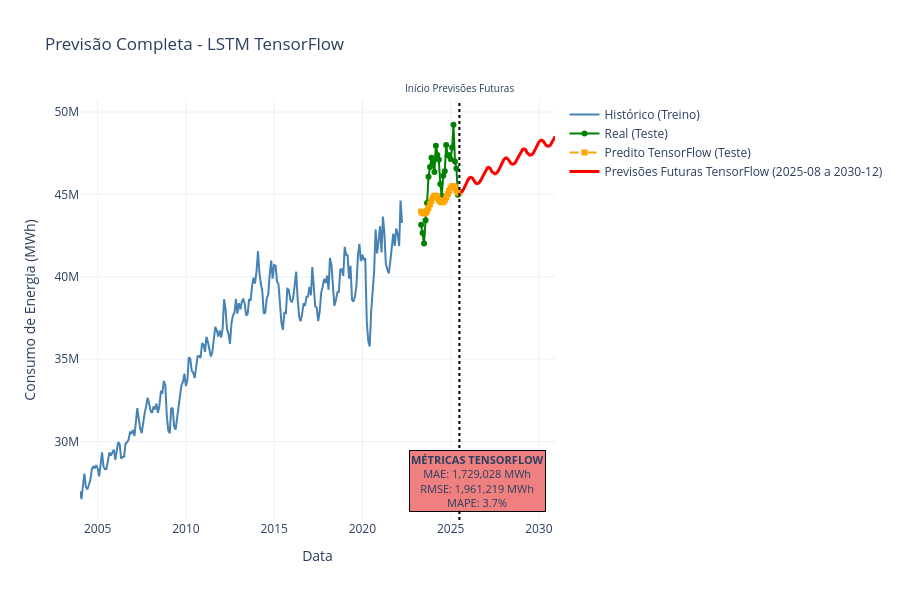

Notebook code cell kept with this figure:
### Code cell
#===============================================================
# GRÁFICO DE PREVISÕES
#===============================================================

fig = go.Figure()

# Histórico de treino
fig.add_trace(go.Scatter(
    x=y_train.index,
    y=y_train,
    mode='lines',
    name='Histórico (Treino)',
    line=dict(color='steelblue', width=2)
))

# Real no teste
fig.add_trace(go.Scatter(
    x=y_test_ajustado_tf.index,
    y=y_test_ajustado_tf,
    mode='lines+markers',
    name='Real (Teste)',
    line=dict(color='green', width=2),
    marker=dict(size=6)
))

# Predito no teste - TensorFlow
fig.add_trace(go.Scatter(
    x=y_test_ajustado_tf.index,
    y=y_pred_tf,
    mode='lines+markers',
    name='Predito TensorFlow (Teste)',
    line=dict(color='orange', width=2, dash='dash'),
    marker=dict(size=6, symbol='square')
))

# Previsões futuras
data_inicio_str = df_futuro_completo.index.min().strftime('%Y-%m')
data_fim_str = df_futuro_completo.index.max().strftime('%Y-%m')

fig.add_trace(go.Scatter(
    x=df_futuro_completo.index,
    y=y_futuro_tf,
    mode='lines',
    name=f'Previsões Futuras TensorFlow ({data_inicio_str} a {data_fim_str})',
    line=dict(color='red', width=3)
))

# Linha vertical
ultimo_real = y_test_ajustado_tf.index[-1]

fig.add_shape(
    type='line',
    x0=ultimo_real,
    x1=ultimo_real,
    y0=0,
    y1=1,
    yref='paper',
    line=dict(color='black', dash='dot', width=2)
)

fig.add_annotation(
    x=ultimo_real,
    y=1.05,
    yref='paper',
    text='Início Previsões Futuras',
    showarrow=False,
    font=dict(size=10)
)

# Box com métricas
textstr = f"<b>MÉTRICAS TENSORFLOW</b><br>MAE: {mae_tf:,.0f} MWh<br>RMSE: {rmse_tf:,.0f} MWh<br>MAPE: {mape_tf:.1f}%"

fig.add_annotation(
    text=textstr,
    xref='paper', yref='paper',
    x=0.98, y=0.02,
    xanchor='right', yanchor='bottom',
    showarrow=False,
    bgcolor='lightcoral',
    bordercolor='black',
    borderwidth=1,
    font=dict(size=11)
)

fig.update_layout(
    title='Previsão Completa - LSTM TensorFlow',
    xaxis_title='Data',
    yaxis_title='Consumo de Energia (MWh)',
    hovermode='x unified',
    height=600,
    template='plotly_white'
)

fig.show()

#===============================================================
# DATAFRAME PREVISÕES FUTURAS - TENSORFLOW
#===============================================================

df_previsoes_tf = pd.DataFrame({
    'data': df_futuro_completo.index,
    'consumo_previsto_mwh': y_futuro_tf,
    'ano': df_futuro_completo.index.year,
    'mes': df_futuro_completo.index.month
})

print(f"\nRESUMO PREVISÕES FUTURAS - TENSORFLOW:")
print(f"Período: {df_previsoes_tf['data'].min().strftime('%Y-%m')} até {df_previsoes_tf['data'].max().strftime('%Y-%m')}")
print(f"Total de previsões: {len(df_previsoes_tf)}")
print(f"Consumo médio previsto: {np.mean(y_futuro_tf):,.0f} MWh")

previsoes_por_ano_tf = df_previsoes_tf.groupby('ano')['consumo_previsto_mwh'].agg(['mean', 'sum']).round(0)
print(f"\nCONSUMO PREVISTO POR ANO - TENSORFLOW:")
print(previsoes_por_ano_tf)

### Figure 1 — Plotly figure (JSON) as saved in the notebook; plotly's stock layout.template omitted (floating-point values rounded to 4 significant figures; data arrays with more than 128 entries replaced by an {"elided": "..."} marker saying what was removed)
{"data": [{"line": {"color": "steelblue", "width": 2}, "mode": "lines", "name": "Histórico (Treino)", "type": "scatter", "x": {"elided": "220 str values"}, "y": {"elided": "220 float values"}}, {"line": {"color": "green", "width": 2}, "marker": {"size": 6}, "mode": "lines+markers", "name": "Real (Teste)", "type": "scatter", "x": ["2023-05-01T00:00:00", "2023-06-01T00:00:00", "2023-07-01T00:00:00", "2023-08-01T00:00:00", "2023-09-01T00:00:00", "2023-10-01T00:00:00", "2023-11-01T00:00:00", "2023-12-01T00:00:00", "2024-01-01T00:00:00", "2024-02-01T00:00:00", "2024-03-01T00:00:00", "2024-04-01T00:00:00", "2024-05-01T00:00:00", "2024-06-01T00:00:00", "2024-07-01T00:00:00", "2024-08-01T00:00:00", "2024-09-01T00:00:00", "2024-10-01T00:00:00", "2024-11-01T00:00:00", "2024-12-01T00:00:00", "2025-01-01T00:00:00", "2025-02-01T00:00:00", "2025-03-01T00:00:00", "2025-04-01T00:00:00", "2025-05-01T00:00:00", "2025-06-01T00:00:00", "2025-07-01T00:00:00"], "y": [43160000.0, 42660000.0, 42010000.0, 43430000.0, 44480000.0, 46070000.0, 46670000.0, 47220000.0, 46970000.0, 46370000.0, 47950000.0, 47390000.0, 47100000.0, 45630000.0, 44910000.0, 46130000.0, 46410000.0, 48000000.0, 47370000.0, 47370000.0, 47140000.0, 47850000.0, 49230000.0, 46990000.0, 46570000.0, 44970000.0, 45180000.0]}, {"line": {"color": "orange", "dash": "dash", "width": 2}, "marker": {"size": 6, "symbol": "square"}, "mode": "lines+markers", "name": "Predito TensorFlow (Teste)", "type": "scatter", "x": ["2023-05-01T00:00:00", "2023-06-01T00:00:00", "2023-07-01T00:00:00", "2023-08-01T00:00:00", "2023-09-01T00:00:00", "2023-10-01T00:00:00", "2023-11-01T00:00:00", "2023-12-01T00:00:00", "2024-01-01T00:00:00", "2024-02-01T00:00:00", "2024-03-01T00:00:00", "2024-04-01T00:00:00", "2024-05-01T00:00:00", "2024-06-01T00:00:00", "2024-07-01T00:00:00", "2024-08-01T00:00:00", "2024-09-01T00:00:00", "2024-10-01T00:00:00", "2024-11-01T00:00:00", "2024-12-01T00:00:00", "2025-01-01T00:00:00", "2025-02-01T00:00:00", "2025-03-01T00:00:00", "2025-04-01T00:00:00", "2025-05-01T00:00:00", "2025-06-01T00:00:00", "2025-07-01T00:00:00"], "y": [43956164, 43874400, 43836860, 43878400, 43996308, 44182772, 44401884, 44617570, 44799676, 44905908, 44922670, 44852220, 44657200, 44566096, 44511870, 44535024, 44638956, 44811772, 45015708, 45218820, 45387420, 45493140, 45502904, 45427516, 45229900, 45135276, 45080560]}, {"line": {"color": "red", "width": 3}, "mode": "lines", "name": "Previsões Futuras TensorFlow (2025-08 a 2030-12)", "type": "scatter", "x": ["2025-08-01T00:00:00", "2025-09-01T00:00:00", "2025-10-01T00:00:00", "2025-11-01T00:00:00", "2025-12-01T00:00:00", "2026-01-01T00:00:00", "2026-02-01T00:00:00", "2026-03-01T00:00:00", "2026-04-01T00:00:00", "2026-05-01T00:00:00", "2026-06-01T00:00:00", "2026-07-01T00:00:00", "2026-08-01T00:00:00", "2026-09-01T00:00:00", "2026-10-01T00:00:00", "2026-11-01T00:00:00", "2026-12-01T00:00:00", "2027-01-01T00:00:00", "2027-02-01T00:00:00", "2027-03-01T00:00:00", "2027-04-01T00:00:00", "2027-05-01T00:00:00", "2027-06-01T00:00:00", "2027-07-01T00:00:00", "2027-08-01T00:00:00", "2027-09-01T00:00:00", "2027-10-01T00:00:00", "2027-11-01T00:00:00", "2027-12-01T00:00:00", "2028-01-01T00:00:00", "2028-02-01T00:00:00", "2028-03-01T00:00:00", "2028-04-01T00:00:00", "2028-05-01T00:00:00", "2028-06-01T00:00:00", "2028-07-01T00:00:00", "2028-08-01T00:00:00", "2028-09-01T00:00:00", "2028-10-01T00:00:00", "2028-11-01T00:00:00", "2028-12-01T00:00:00", "2029-01-01T00:00:00", "2029-02-01T00:00:00", "2029-03-01T00:00:00", "2029-04-01T00:00:00", "2029-05-01T00:00:00", "2029-06-01T00:00:00", "2029-07-01T00:00:00", "2029-08-01T00:00:00", "2029-09-01T00:00:00", "2029-10-01T00:00:00", "2029-11-01T00:00:00", "2029-12-01T00:00:00", "2030-01-01T00:00:00", "2030-02-01T00:00:00", "2030-03-01T00:00:00", "2030-04-01T00:00:00", "2030-05-01T00:00:00", "2030-06-01T00:00:00", "2030-07-01T00:00:00", "2030-08-01T00:00:00", "2030-09-01T00:00:00", "2030-10-01T00:00:00", "2030-11-01T00:00:00", "2030-12-01T00:00:00"], "y": [45098370, 45188270, 45349748, 45544308, 45740772, 45908904, 46016990, 46038190, 45975220, 45788868, 45698396, 45652348, 45675652, 45774496, 45939330, 46144024, 46344510, 46514388, 46619588, 46638844, 46575910, 46395376, 46304132, 46251544, 46271972, 46365588, 46523760, 46725100, 46921876, 47088560, 47192276, 47212012, 47151172, 46974972, 46883300, 46829340, 46846628, 46935180, 47086776, 47284550, 47477390, 47640680, 47742772, 47762904, 47704176, 47532460, 47440610, 47385544, 47399910, 47483572, 47628710, 47822740, 48011456, 48171200, 48271530, 48291990, 48235384, 48068260, 47976464, 47920532, 47932196, 48011160, 48149972, 48340100, 48524550]}], "layout": {"annotations": [{"font": {"size": 10}, "showarrow": false, "text": "Início Previsões Futuras", "x": "2025-07-01T00:00:00", "y": 1.05, "yref": "paper"}, {"bgcolor": "lightcoral", "bordercolor": "black", "borderwidth": 1, "font": {"size": 11}, "showarrow": false, "text": "<b>MÉTRICAS TENSORFLOW</b><br>MAE: 1,729,028 MWh<br>RMSE: 1,961,219 MWh<br>MAPE: 3.7%", "x": 0.98, "xanchor": "right", "xref": "paper", "y": 0.02, "yanchor": "bottom", "yref": "paper"}], "height": 600, "hovermode": "x unified", "shapes": [{"line": {"color": "black", "dash": "dot", "width": 2}, "type": "line", "x0": "2025-07-01T00:00:00", "x1": "2025-07-01T00:00:00", "y0": 0, "y1": 1, "yref": "paper"}], "title": {"text": "Previsão Completa - LSTM TensorFlow"}, "xaxis": {"title": {"text": "Data"}}, "yaxis": {"title": {"text": "Consumo de Energia (MWh)"}}}}
